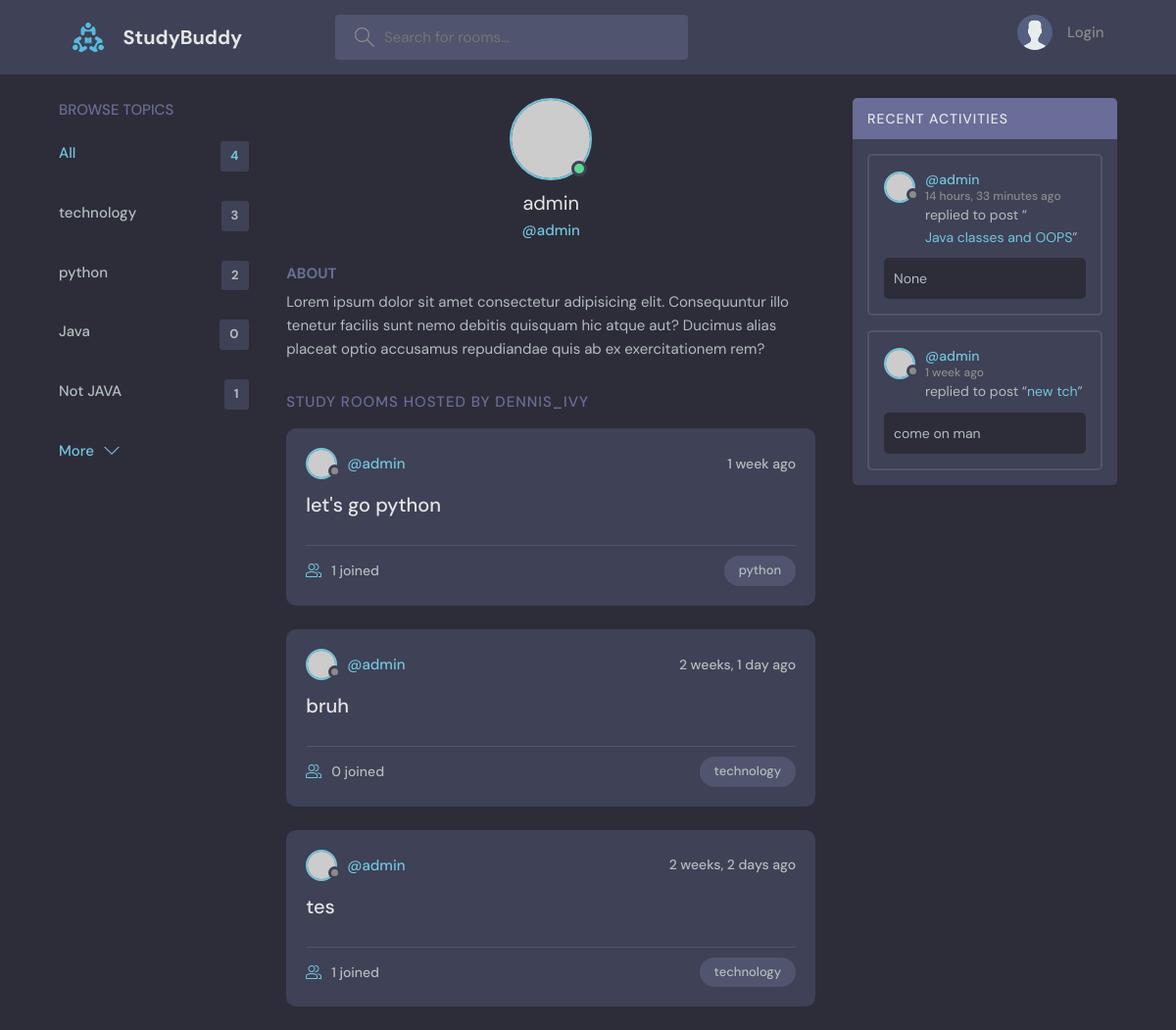
Page /profile/1/ on the committed database.
### base/models.py (models this page shows, shortened)
class Topic(models.Model):
    name = models.CharField(max_length=200)

class Room(models.Model):
    host = models.ForeignKey(User, on_delete=models.SET_NULL, null=True)
    topic = models.ForeignKey(Topic, on_delete=models.SET_NULL, null=True)
    name = models.CharField(max_length=100)
    description = models.TextField(null=True, blank=True)
    participants = models.ManyToManyField(
        User, related_name='participants', blank=True)
    updated = models.DateTimeField(auto_now=True)
    created = models.DateTimeField(auto_now_add=True)
    class Meta:
        ordering = ('-updated','-created',)
    def __str__(self):
        return self.name

class Message(models.Model):
    user = models.ForeignKey(User, on_delete=models.CASCADE)
    room = models.ForeignKey(Room, on_delete=models.CASCADE)
    body = models.TextField(null=True, blank=True)
    updated = models.DateTimeField(auto_now=True)
    created = models.DateTimeField(auto_now_add=True)
    class Meta:
        ordering = ('-updated','-created',)

### base/views.py (the view)
# urls.py: path('profile/<str:pk>/', views.userProfile, name='user-profile'),
def userProfile(request, pk):
    user = User.objects.get(id=pk)
    rooms = user.room_set.all()
    room_messages = user.message_set.all()
    topics = Topic.objects.all()
    context = {'user': user, 'rooms': rooms, 'room_messages': room_messages, 'topics': topics}
    return render(request, 'base/profile.html', context)

### base/templates/base/profile.html (shortened to what this page needs)
{% extends 'main.html' %}
{% block content %}
<main class="profile-page layout layout--3">
    <div class="container">
      {% include 'base/topics_component.html' %}
      <div class="roomList">
        <div class="profile">
          <div class="profile__avatar">
            <div class="avatar avatar--large active">
              <img src="https://randomuser.me/api/portraits/men/11.jpg" />
            </div>
          </div>
          <div class="profile__info">
            <h3>{{user.username}}</h3>
            <p>@{{user.username}}</p>
          </div>
          <div class="profile__about">
            <h3>About</h3>
            <p>
              Lorem ipsum dolor sit amet consectetur adipisicing elit. Consequuntur illo tenetur
              facilis sunt nemo debitis quisquam hic atque aut? Ducimus alias placeat optio
              accusamus repudiandae quis ab ex exercitationem rem?
            </p>
          </div>
        </div>
        <div class="roomList__header">
          <div>
            <h2>Study Rooms Hosted by dennis_ivy</a>
            </h2>
          </div>
        </div>
        {% include 'base/feed_component.html' %}
      </div>
      {% include 'base/activity_component.html' %}
    </div>
  </main>
{% endblock content %}

### base/templates/base/topics_component.html
<div class="topics">
  <div class="topics__header">
    <h2>Browse Topics</h2>
  </div>
  <ul class="topics__list">
    <li>
      <a href="{% url 'home' %}" class="active">All <span>{{topics.count}}</span></a>
    </li>
    {% for topic in topics %}
    <li>
        <a href="{% url 'home'%}?q={{topic.name}}">{{topic.name}} <span>{{topic.room_set.all.count}}</span></a>
    </li>
    {% endfor %}
  </ul>
  <a class="btn btn--link" href="">
    More
    <svg
      version="1.1"
      xmlns="http://www.w3.org/2000/svg"
      width="32"
      height="32"
      viewBox="0 0 32 32"
    >
      <title>chevron-down</title>
      <path d="M16 21l-13-13h-3l16 16 16-16h-3l-13 13z"></path>
    </svg>
  </a>
</div>

### base/templates/base/feed_component.html (shortened to what this page needs)
{% for room in rooms %}
<div class="roomListRoom">
  <div class="roomListRoom__header">
    <a href="{% url 'user-profile' room.host.id %}" class="roomListRoom__author">
      <div class="avatar avatar--small">
        <img src="https://randomuser.me/api/portraits/women/11.jpg" />
      </div>
      <span>@{{room.host.username}}</span>
    </a>
    <div class="roomListRoom__actions">
      <span>{{room.created|timesince}} ago</span>
    </div>
  </div>
  <div class="roomListRoom__content">
    <a href="{% url 'room' room.id %}">{{room.name}}</a>
  </div>
  <div class="roomListRoom__meta">
    <a href="{% url 'room' room.id %}" class="roomListRoom__joined">
      {{room.participants.all.count}} joined
    </a>
    <p class="roomListRoom__topic">{{room.topic.name}}</p>
  </div>
</div>
{% endfor %}

### base/templates/base/activity_component.html (shortened to what this page needs)
<div class="activities">
  <div class="activities__header">
    <h2>Recent Activities</h2>
  </div>
  {% for message in room_messages %}
  <div class="activities__box">
    <div class="activities__boxHeader roomListRoom__header">
      <a
        href="{% url 'user-profile' message.user.id %}"
        class="roomListRoom__author"
      >
        <div class="avatar avatar--small">
          <img src="https://randomuser.me/api/portraits/women/11.jpg" />
        </div>
        <p>
          @{{message.user}}
          <span>{{message.created|timesince}} ago</span>
        </p>
      </a>
    </div>
    <div class="activities__boxContent">
      <p>
        replied to post “<a href="{% url 'room' message.room.id %}"
          >{{message.room}}</a
        >”
      </p>
      <div class="activities__boxRoomContent">{{message.body}}</div>
    </div>
  </div>
  {% endfor %}
</div>

### rows in the picture
Topic: name "technology", room_set.all.count "3"
Topic: name "python", room_set.all.count "2"
Topic: name "Java", room_set.all.count "0"
Topic: name "Not JAVA", room_set.all.count "1"
Room: host.username "admin", created "1 week", name "let's go python", participants.all.count "1", topic.name "python"
Room: host.username "admin", created "2 weeks, 1 day", name "bruh", participants.all.count "0", topic.name "technology"
Room: host.username "admin", created "2 weeks, 2 days", name "tes", participants.all.count "1", topic.name "technology"
Message: user "admin", created "14 hours, 33 minutes", room "Java classes and OOPS", body "None"
Message: user "admin", created "1 week", room "new tch", body "come on man"

### other values in the picture
{{ topics.count }} "4"
{{ user.username }} "admin"
